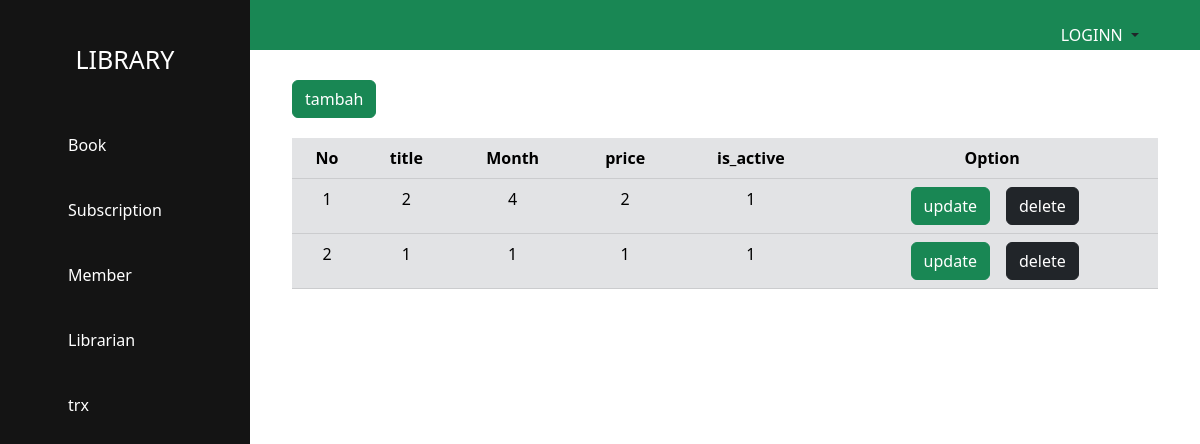
Page /newlibrary/public/Subscriptionindex on the earlier database version.
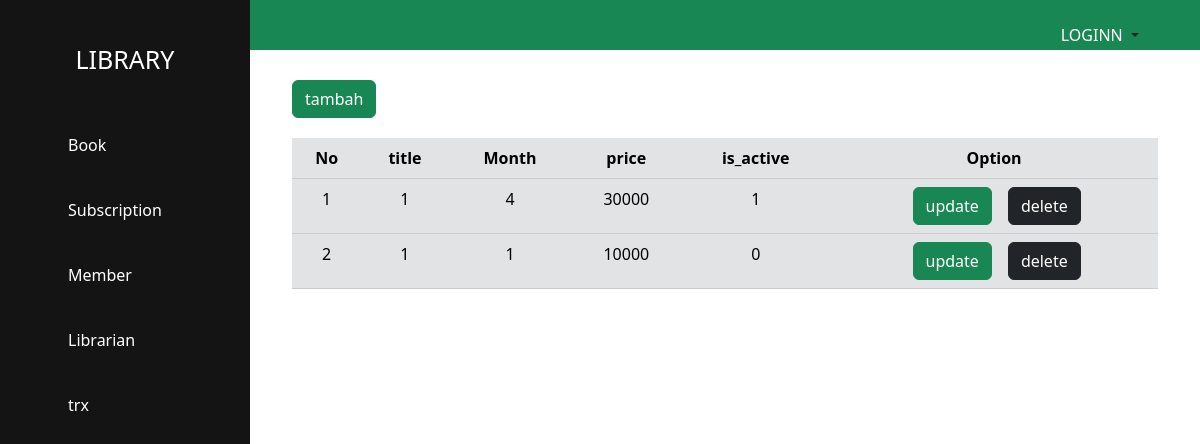
Same page on the later database version.
### tables this page shows
CREATE TABLE `subscription` (
  `id` int(11) NOT NULL,
  `title` varchar(110) NOT NULL,
  `month` tinyint(4) NOT NULL,
  `price` int(11) NOT NULL,
  `is_active` tinyint(1) NOT NULL DEFAULT 1,
  `created_at` timestamp NOT NULL DEFAULT current_timestamp() ON UPDATE current_timestamp(),
  `updated_at` timestamp NULL DEFAULT NULL
);

### newlibrary/App/Core/View.php (called while the page is built, shortened)
<?php
class View{
    public static function render($view,$data){
        require_once __DIR__. '/../view/template/header.php';
        require_once __DIR__. '/../view/'.$view.'.php';
        require_once __DIR__. '/../view/template/footer.php';
    }
}

### newlibrary/App/Controller/SubscriptionController.php (called while the page is built, shortened)
<?php
class SubscriptionController{
    public $header;
    public function __construct(){
        $this->header = new SubscriptionModel();
    }
    public function index(){
        View::render('Subscription/index', $this->header->all());
 }
}

### newlibrary/public/index.php (called while the page is built, shortened)
<?php
Router::run();

### newlibrary/App/Model/SubscriptionModel.php (called while the page is built, shortened)
<?php
class SubscriptionModel extends Database
{
    public function all()
    {
        $statement = self::$conn->prepare("select * from subscription");
        $statement->execute();
        return $statement->fetchAll(\PDO::FETCH_OBJ);
    }
}

### newlibrary/App/view/Subscription/index.php (the view)
<div class="container">
<a href="<?= newlibrary\app\core\Router::Url("/public/addsubscription") ?>" class="btn btn-success">tambah</a>
    <table class="table table-secondary">
        <tr>
            <th>No</th>
            <th>title</th>
            <th>Month</th>
            <th>price</th>
            <th>is_active</th>
            <th colspan="3" style="text-align: center;">Option</th>
        </tr>
        <?php
        $no=1;
        foreach ($data as $row) { ?>
            <tr>
                <td><?= $no++ ?></td>
                <td><?= $row->title ?></td>
                <td><?= $row->month ?></td>
                <td> <?= $row->price ?></td>
                <td colspan="2"><?= $row->is_active ?></td>
                <td style="text-align:right"> <a href="<?= newlibrary\app\core\Router::Url("/public/updatesubscription/$row->id") ?>" class="btn btn-success">update</a></td>
                <td style="text-align: left;"><form action="<?= newlibrary\app\core\Router::Url("/public/deletesubscription") ?>" method="post">
                <input type="hidden" name="id"value="<?= $row->id ?>"><input type="submit" class="btn btn-dark"  value="delete">
              </form></td>
            </tr>
        <?php } ?>
    </table>
</div>

### newlibrary/App/Core/Router.php (shortened to what the changed rows need)
<?php
class Router{
    public static $routes= [];
    private static $baseUrl='http://localhost/PHP2/newlibrary';
    public static function addRoute($method, $path, $controller, $function, $middleware=[]){
        self::$routes[]=[
            'method' => $method,
            'path' => $path,
            'controller' => $controller,
            'function' => $function,
            'middleware' => $middleware
        ];
    }
    public static function url(string $path){
        $baseUrl = self::$baseUrl ?? 'http://localhost';
        return $baseUrl.$path;
    }
    public static function run(){
        $path= isset($_SERVER['PATH_INFO'])? $_SERVER['PATH_INFO']:'/';
        $method = $_SERVER['REQUEST_METHOD'];
        foreach (self:: $routes as $route) {
            $pattern = "@^" . preg_replace('/\\\:[a-zA-Z0-9\_\-]+/', '([a-zA-Z0-9\-\_]+)', preg_quote($route['path'])) . "$@D";
            if (preg_match_all($pattern, $path, $variables)&& $method == $route['method']){
                $function =$route['function'];
                $controller = new $route['controller'];
                if (is_object($controller) && method_exists($controller, $function)){
                    $parameters =[];
                    unset($variables[0]);
                        call_user_func_array([$controller, $function],
                        $parameters);
                    }
                    else{
                        http_response_code(404);
                    }
                }
            }
        }
}

### newlibrary/App/view/template/header.php (shortened to what the changed rows need)
<!DOCTYPE html>
<html lang="en">
<head>
    <link href="https://cdn.jsdelivr.net/npm/bootstrap@5.2.3/dist/css/bootstrap.min.css" rel="stylesheet">
</head>
<body>
    <div class="container-fluid">
        <div class="navigation px-2" style="background-color:#141414">
            <div class="brand" style="color: white;">LIBRARY</div>
            <div class="item"><a href="<?= newlibrary\app\core\Router::Url("/public/Bookindex") ?>">Book</a></div>
            <div class="item"><a href="<?= newlibrary\app\core\Router::Url("/public/Subscriptionindex") ?>">Subscription</a></div>
            <div class="item"><a href="<?= newlibrary\app\core\Router::Url("/public/Memberindex") ?>">Member</a></div>
            <div class="item"><a href="<?= newlibrary\app\core\Router::Url("/public/librarianindex") ?>">Librarian</a></div>
            <div class="item"><a href="#">trx</a></div>
        </div>
        <div class="content">
            <div class="top">
                <div class="dropdown ms-auto mx-5 py-3" style="text-align: right;">
                    <button class="btn dropdown-toggle" type="button" data-bs-toggle="dropdown" aria-expanded="false">
                        <?php if (isset($_SESSION['auth'])) { ?>
                            <img src="764.png">
                    </button>
                    <ul class="dropdown-menu ">
                        <li><a class="dropdown-item" href="#">Profile</a></li>
                        <li><a class="dropdown-item" href="#">Logout</a></li>
                    </ul>
                <?php } else { ?>
                    <a href="<?= newlibrary\app\core\Router::Url("/public/login") ?>">
                        LOGINN </a>
                    </button>
                <?php } ?>
                </div>
            </div>
            <div class="bottom">

Differences in the rows shown:
removed subscription: title "2", month "4", price "2", is_active "1"
removed subscription: title "1", month "1", price "1", is_active "1"
added subscription: title "1", month "4", price "30000", is_active "1"
added subscription: title "1", month "1", price "10000", is_active "0"
